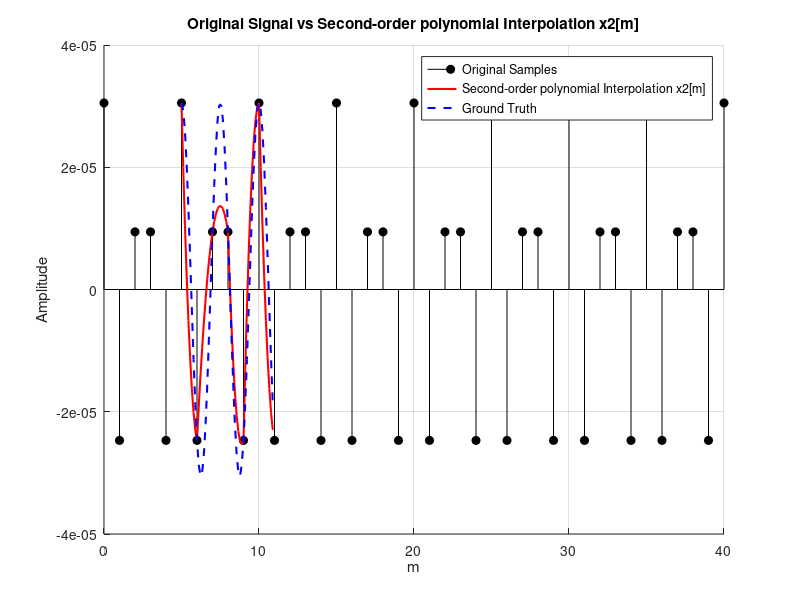
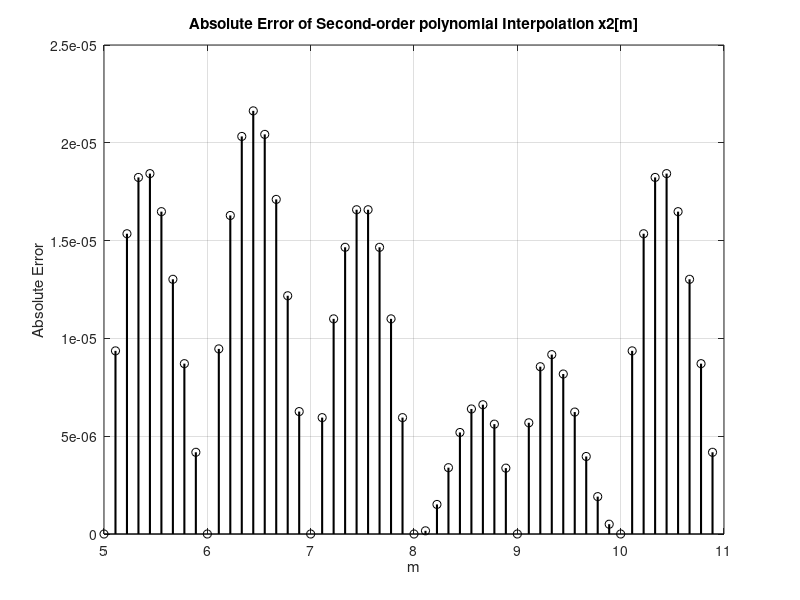

MATLAB code to generate these figures, in order:

clc; clear;

%% Tham số đầu vào
phi = 0;                   % Phi = 0 (mod(d,5)/5)
Ts = 1;                   % Lấy Ts = 1 cho đơn giản (không ảnh hưởng kết quả)
m = 0:40;                 % Vùng tín hiệu rộng
x = (2^-15)*cos(2*pi*(2*m*Ts/(5*Ts)) + phi); % Tín hiệu x1[m] với f_sampling = 8*f_signal

mu_set = 0:1/9:8/9;       % Các giá trị mu
m_interp = 5:10;         % Vùng nội suy

%% Hàm mẫu thật (ground truth)
t_true = m_interp' + mu_set;  % Các thời điểm thực
x_true = 2^-15*cos(2*pi*(2*t_true/5) + phi); % Hàm gốc tại các điểm nội suy

%% Nội suy đa thức bậc 2 (Farrow - quadratic)
x_poly2 = zeros(length(m_interp), length(mu_set));
for k = 1:length(m_interp)
    for i = 1:length(mu_set)
        mu = mu_set(i);
        n = m_interp(k) + 1;
        x_poly2(k,i) = 0.5*(1-mu)*(2-mu)*x(n) + mu*(2-mu)*x(n+1) - 0.5*mu*(1-mu)*x(n+2);
    end
end

%% Tính lỗi
err_poly2 = (x_poly2 - x_true).^2;

MSE_poly2 = mean(err_poly2(:));

fprintf('Mean Squared Errors:\n');
fprintf('- Polynomial 2: %.6f\n', MSE_poly2);

%% Plot kết quả nội suy
x_poly2_row = reshape(x_poly2.', [], 1);
x_true_row   = reshape(x_true.', [], 1);

t_sampled = m;

t_interp = reshape(t_true.', [], 1);  % Flatten theo hàng

figure;
hold on;
grid on;

% Vẽ tín hiệu mẫu (gốc) dạng stem
stem(t_sampled, x, 'k', 'filled', 'DisplayName', 'Original Samples');

% Vẽ tín hiệu sau nội suy dạng đường liên tục
plot(t_interp, x_poly2_row, 'r', 'LineWidth', 1.5, 'DisplayName', 'Second-order polynomial Interpolation x2[m]');

% Vẽ giá trị thực (ground truth) nếu muốn so sánh
plot(t_interp, x_true_row, '--b', 'LineWidth', 1.5, 'DisplayName', 'Ground Truth');

% Cài đặt biểu đồ
xlabel('m');
ylabel('Amplitude');
legend;
title('Original Signal vs Second-order polynomial Interpolation x2[m]');

figure;
stem(t_interp, abs(x_poly2_row - x_true_row), 'black', 'LineWidth', 1.5);
xlabel('m');
ylabel('Absolute Error');
title('Absolute Error of Second-order polynomial Interpolation x2[m]');
grid on;
